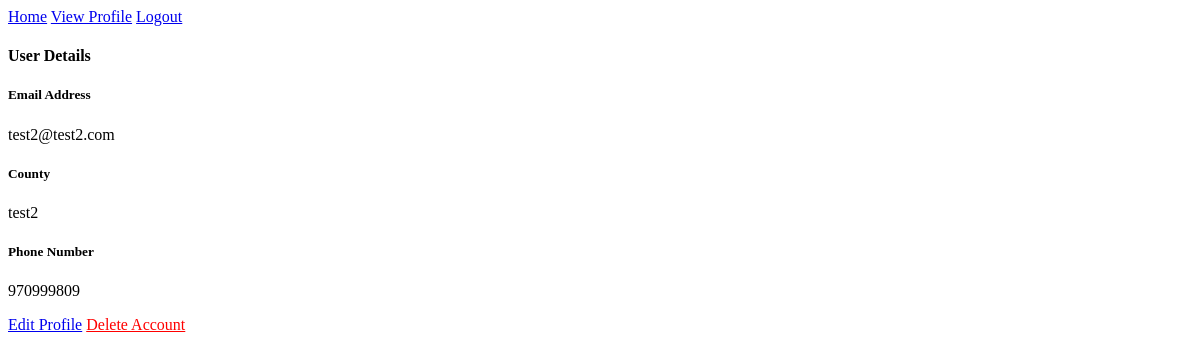
The app's page /user/profile (signed in), older data.
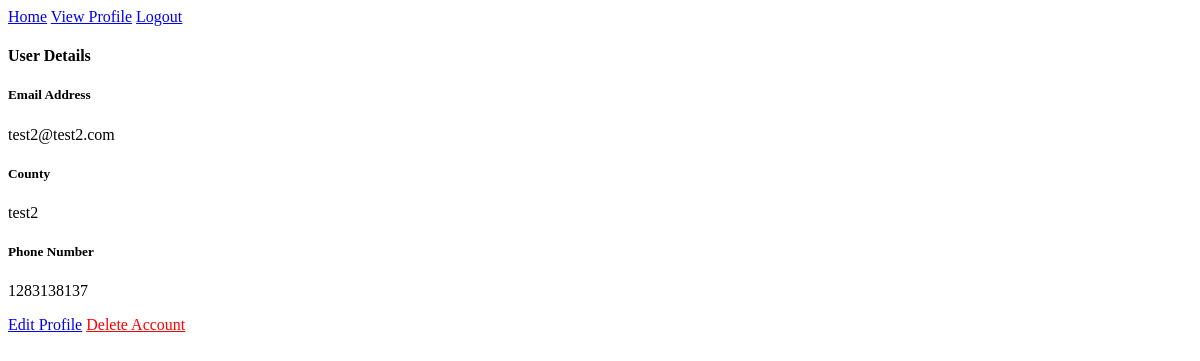
The same page, newer data.
### app/models.py (models this page shows, shortened)
class Users(UserMixin, db.Model):
    id = db.Column(db.Integer, primary_key=True)
    username = db.Column(db.String(50), index=True)
    email = db.Column(db.String(120), index=True, unique=True)
    county = db.Column(db.String(30))
    phone_number = db.Column(db.String(13))
    password_hash = db.Column(db.String(128))
    type = db.Column(db.String(1))
    orderee = db.relationship("Order", foreign_keys='Order.buyer_name', backref='purchaser', lazy="dynamic")
    ordered_to = db.relationship("Order", foreign_keys='Order.seller_id', backref='seller', lazy="dynamic")

### app/routes.py (the view)
@app.route('/user/profile', methods=['GET', 'POST'])
@login_required
def profile():
    if current_user.is_authenticated:
        user = Users.query.filter_by(email=current_user.email).first()
        return render_template('profile.html',user=user, title='Profile Page')

### app/models.py (called while the page is built)
@login.user_loader
def Load_user(id):
    return Users.query.get(int(id))

### app/templates/profile.html
{% extends 'base.html' %}
{% block content %}
	<div>
		<h4>User Details</h4>
		<h5>Email Address</h5>
		<p>{{ user.email }} </p>
		<h5>County</h5>
		<p>{{ user.county }}</p>
		<h5>Phone Number</h5>
		<p>{{ user.phone_number }}</p>
	</div>
	<a href="{{ url_for("edit_profile") }}">Edit Profile</a>
	<a href="{{ url_for("delete_me") }}" style="color: red">Delete Account</a>
{% endblock %}

### app/templates/base.html (shortened to what this page needs)
<html>
	<head>
	</head>
	<body>
		<div>
			<a href="{{ url_for("home") }}">Home</a>
			{% if current_user.is_anonymous %}
			<a href="{{ url_for("login") }}">Login</a>
			<a href="{{ url_for("register") }}">Register</a>
			{% else %}
			<a href="{{ url_for("profile") }}">View Profile</a>
			<a href="{{ url_for("logout") }}">Logout</a>
			{% endif %}
		</div>
		{% block content %}
		{% endblock %}
	</body>
</html>

Row changes from the older to the newer data that the page shows:
changed Users "test2@test2.com": phone_number "970999809" → "1283138137"
